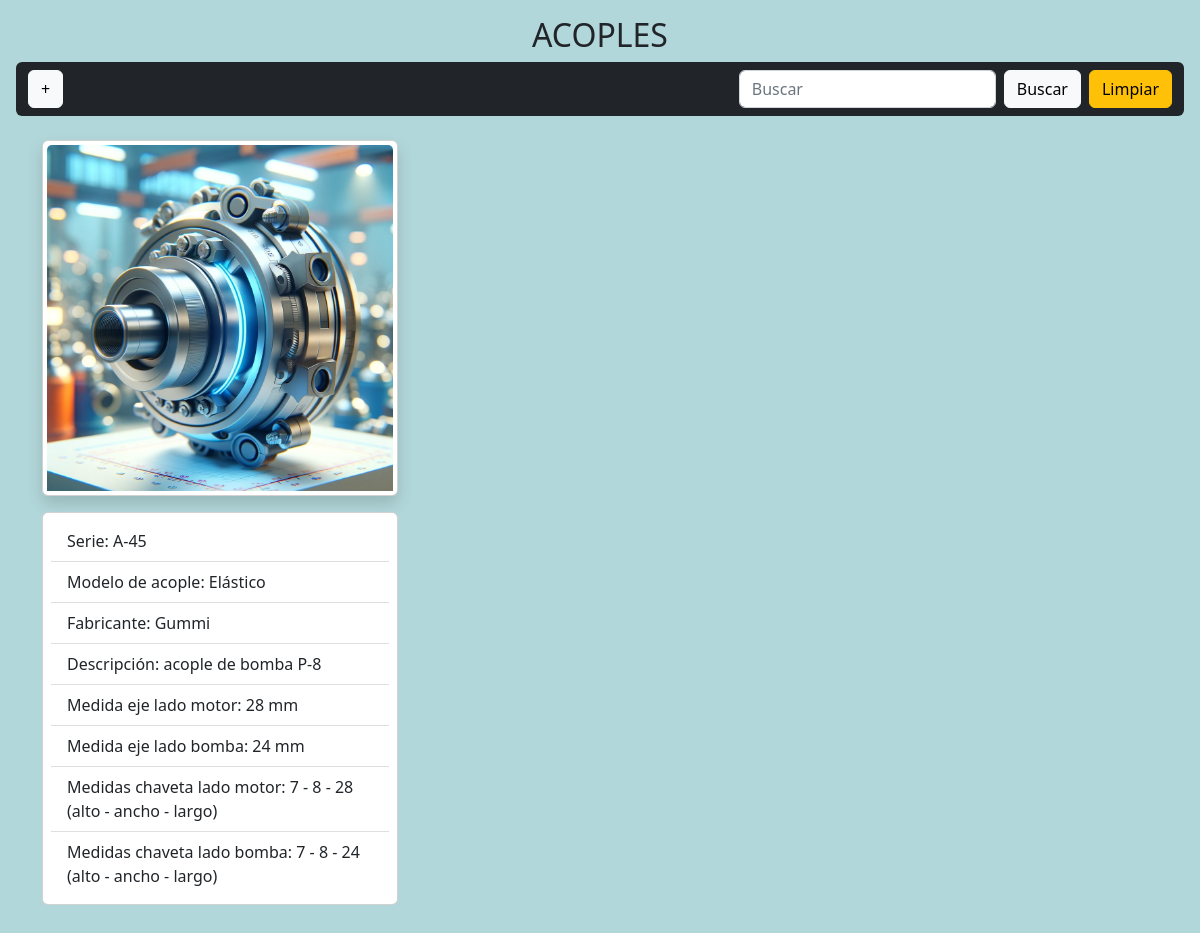
The app's page /coupling/coupling/, older data.
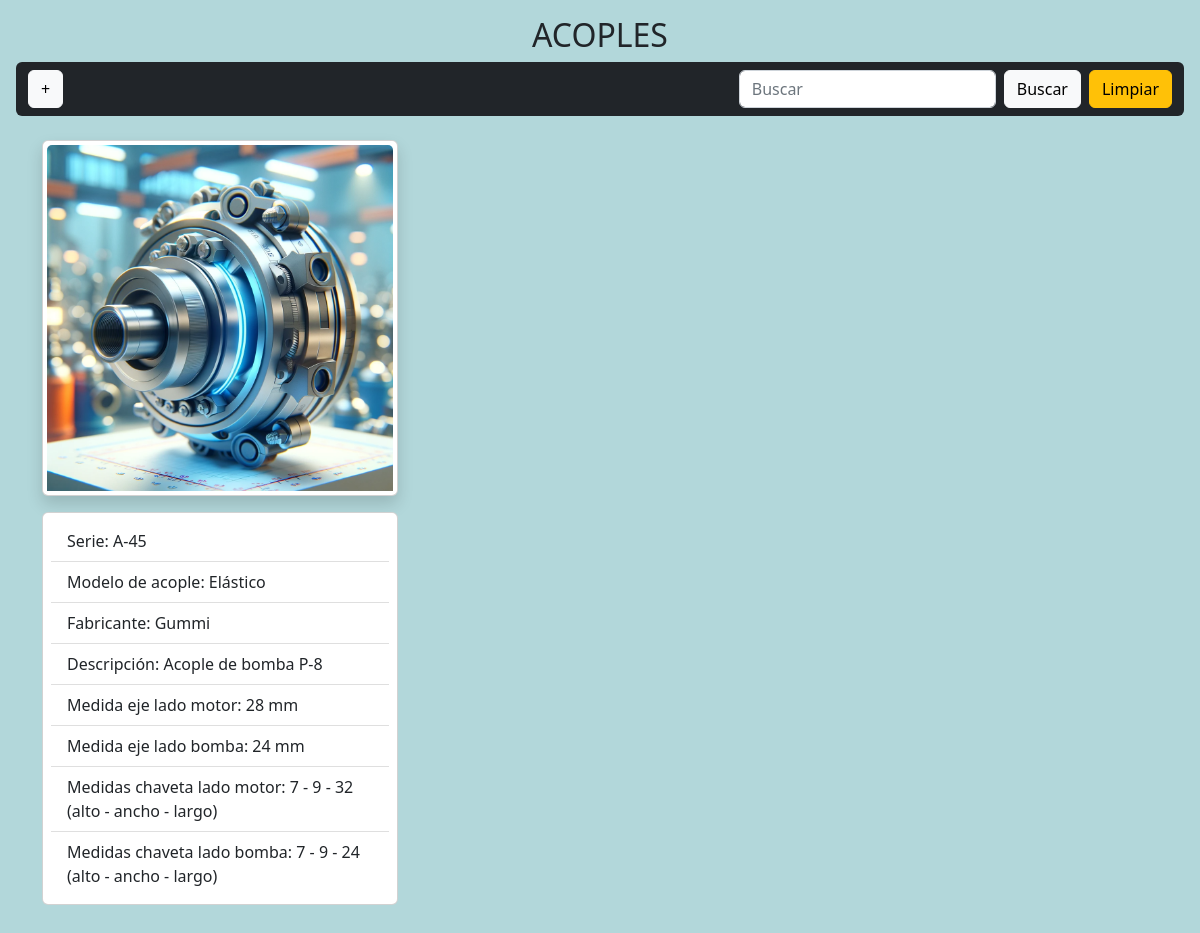
The same page, newer data.
### couplings/models.py (models this page shows, shortened)
class Coupling(models.Model):
    pump = models.ForeignKey(Pumps, on_delete=models.CASCADE)
    motor = models.ForeignKey(Motor, on_delete=models.CASCADE)
    brand = models.CharField(max_length=100, blank=True)
    semi_elastic = 'Semi-Elástico'
    elastic = 'Elástico'
    coupling_type = (
        (semi_elastic, 'Semi-Elástico'),
        (elastic, 'Elástico'),
    )
    types = models.CharField(
        max_length=100, choices=coupling_type, default='Elástico', blank=True
    )
    series = models.CharField(max_length=100, blank=True)
    pump_shaft_measurement = models.PositiveIntegerField(
        blank=True, null=True, help_text="medida eje lado bomba (mm)"
    )
    engine_shaft_measurement = models.PositiveIntegerField(
        blank=True, null=True, help_text="medida eje lado motor (mm)"
    )
    high_pump_key_size = models.PositiveIntegerField(
        blank=True, null=True, help_text="chaveta medida alto (mm)"
    )
    width_pump_key_size = models.PositiveIntegerField(
        blank=True, null=True, help_text="chaveta medida ancho (mm)"
    )
    long_pump_key_size = models.PositiveIntegerField(
        blank=True, null=True, help_text="chaveta medida largo (mm)"
    )
    high_motor_key_size = models.PositiveIntegerField(
        blank=True, null=True, help_text="chaveta medida alto (mm)"
    )
    width_motor_key_size = models.PositiveIntegerField(
        blank=True, null=True, help_text="chaveta medida ancho (mm)"
    )
    long_motor_key_size = models.PositiveIntegerField(
        blank=True, null=True, help_text="chaveta medida largo (mm)"
    )
    description = models.TextField(blank=True, null=True)
    image = models.ImageField(
        default='acoples/default/mechanical_coupling.png',
        upload_to='acoples/',
        verbose_name='Imagen de acolple',
        blank=True
    )
    def coupling_type(self):
        if self.types == 'Elástico':
            return format_html(
                '<span style="color: #f00;">{}</span>', self.types
            )
        elif self.types == 'Semi-Elástico':
            return format_html(
                '<span style="color: #f0f;">{}</span>', self.types
            )
    class Meta:
        verbose_name = 'Acople'
        verbose_name_plural = 'Acoples'

### couplings/views.py (the view)
# urls.py: path('coupling/', views.coupling, name='coupling'),
def coupling(request):
    coupling_list = Coupling.objects.all()
    context = {'title': 'Acoples', 'coupling_list': coupling_list}
    return render(request, 'couplings/coupling.html', context)

### templates/couplings/coupling.html (shortened to what this page needs)
{% extends 'base.html' %}
{% block content %}
{% include 'nav.html' %}
<section class="mt-4 mb-4">
    <div class="container">
        <div class="row">
            {% for coupling in coupling_list %}
                <div class="col-12 col-md-6 col-lg-4 mb-3">
                    <div class="card shadow p-1" style="width: 100%;">
                        <img src="{{ coupling.image.url }}" class="card-img-top" alt="{{ coupling.image.url }}" style="cursor: pointer;" data-bs-toggle="modal" data-bs-target="#imagenModal">
                    </div>
                    <div class="card mt-3" style="width: 100%;">
                        <ul class="list-group list-group-flush m-2">
                            <li class="list-group-item">Serie: {{ coupling.series }}</li>
                            <li class="list-group-item">Modelo de acople: {{ coupling.types }}</li>
                            <li class="list-group-item">Fabricante: {{ coupling.brand }}</li>
                            <li class="list-group-item">Descripción: {{ coupling.description }}</li>
                            <li class="list-group-item">Medida eje lado motor: {{ coupling.engine_shaft_measurement }} mm</li>
                            <li class="list-group-item">Medida eje lado bomba: {{ coupling.pump_shaft_measurement }} mm</li>
                            <li class="list-group-item">Medidas chaveta lado motor: {{ coupling.high_motor_key_size }} - {{ coupling.width_motor_key_size }} - {{ coupling.long_motor_key_size }} (alto - ancho - largo)</li>
                            <li class="list-group-item">Medidas chaveta lado bomba: {{ coupling.high_pump_key_size }} - {{ coupling.width_pump_key_size }} - {{ coupling.long_pump_key_size }} (alto - ancho - largo)</li>
                        </ul>
                    </div>
                </div>
            {% endfor %}
        </div>
    </div>
</section>
{% endblock %}

### templates/base.html (shortened to what this page needs)
{% load static %}
<!DOCTYPE html>
<html lang="es">
<head>
    <link rel="stylesheet" href="{% static 'css/bootstrap.min.css' %}">
    <link rel="stylesheet" href="{% static 'css/main.css' %}">
</head>
    {% block content %}
    {% endblock %}
</body>
</html>

### templates/nav.html (shortened to what this page needs)
{% block content %}
<section class="m-3">
    <h2 class="title">{{ title }}</h2>
    <nav class="navbar navbar-expand-lg rounded navbar-dark bg-dark">
        <div class="container-fluid">
            <a class="btn btn-light" href="{% if title == 'Bombas' %}{% url 'addPump' %}{% elif title == 'Motores' %}{% url 'pumps' %}{% else %}{% endif %}">+</a>
            <div class="collapse navbar-collapse" id="navbarSupportedContent">
                <div class="ms-auto">
                <form class="d-flex" role="search" method="get">
                    <input class="form-control me-2" type="search" name="search" placeholder="Buscar" aria-label="Buscar" value="">
                    <button class="btn btn-light me-2" type="submit">Buscar</button>
                    <button class="btn btn-warning" id="clear-button">Limpiar</button>
                </form>
                </div>
            </div>
        </div>
    </nav>
</section>
{% endblock %}

Row changes from the older to the newer data that the page shows:
removed Coupling: image (picture), series "A-45", types "Elástico", brand "Gummi", description "acople de bomba P-8", engine_shaft_measurement "28", pump_shaft_measurement "24", high_motor_key_size "7", width_motor_key_size "8", long_motor_key_size "28", high_pump_key_size "7", width_pump_key_size "8", long_pump_key_size "24"
added Coupling: image (picture), series "A-45", types "Elástico", brand "Gummi", description "Acople de bomba P-8", engine_shaft_measurement "28", pump_shaft_measurement "24", high_motor_key_size "7", width_motor_key_size "9", long_motor_key_size "32", high_pump_key_size "7", width_pump_key_size "9", long_pump_key_size "24"
